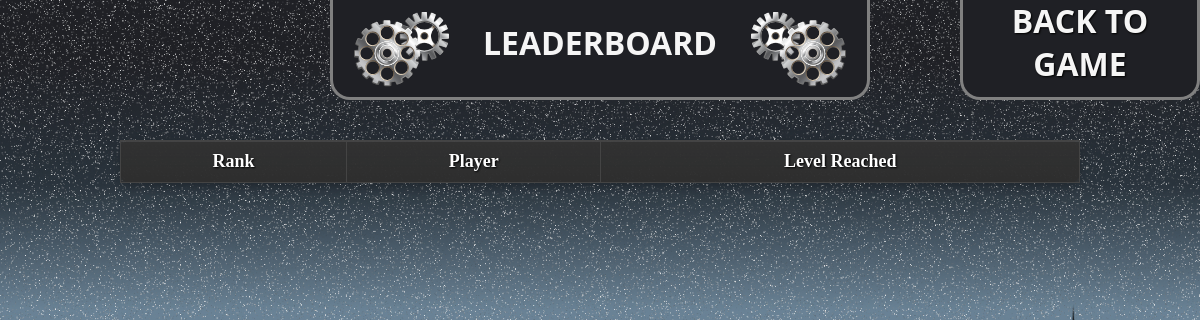
Before: /Leaderboard/ with the older database file.
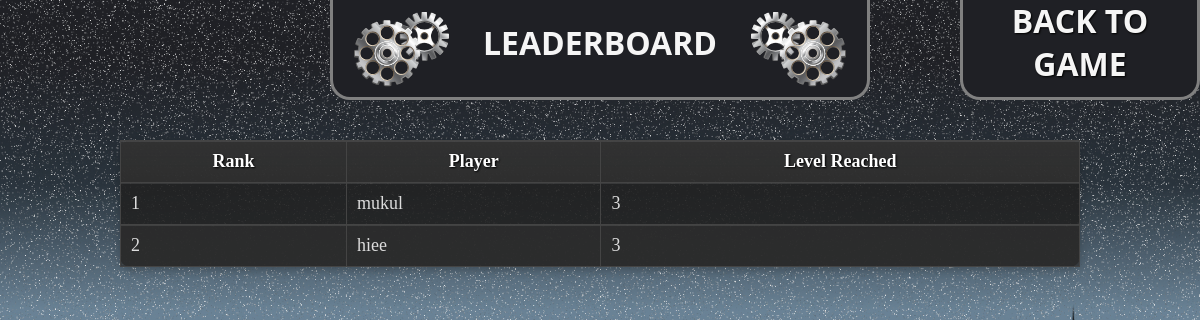
After: the same page with the newer database file.
### dev/models.py (models this page shows, shortened)
class LeaderboardEntry(models.Model):
    user = models.ForeignKey(User, on_delete=models.CASCADE)
    level = models.IntegerField()

class User(AbstractUser):
    ROLE_CHOICES = (
        ('participant', 'Participant'),
        ('admin', 'Admin'),
    )
    role = models.CharField(max_length=11, choices=ROLE_CHOICES, default='participant')  # Corrected max_length to fit the longest choice
    groups = models.ManyToManyField(
        Group,
        related_name='custom_user_set',
        blank=True,
    )
    user_permissions = models.ManyToManyField(
        Permission,
        related_name='custom_user_permissions_set',
        blank=True,
    )

### dev/views.py (the view)
# urls.py: path('Leaderboard/', views.leaderboard, name='Leaderboard'),
def leaderboard(request):
    leaderboard_entries = LeaderboardEntry.objects.all().order_by('-level')
    return render(request, 'html/Leaderboard.html', {'leaderboard': leaderboard_entries})

### dev/templates/html/Leaderboard.html (shortened to what this page needs)
{% load static %}
<!DOCTYPE html>
<html lang="en">
<head>
    <link rel="stylesheet" href="{% static 'css/style.css' %}">
</head>
<body>
    <div class="fixed-elements">
        <header class="header">
            <img src="{% static 'images/Group 240.svg' %}" alt="Left Element" class="left-svg">
            <h1 class="header-heading">LEADERBOARD</h1>
            <img src="{% static 'images/Group 239.svg' %}" alt="Right Element" class="right-svg">
        </header>
        <header class="Register">
            <h1 class="Leaderboard-heading"><a href="{% url 'home' %}" style="color: inherit; text-decoration: none;">BACK TO GAME</a></h1>
        </header>
    </div>
    <main class="scrollable-content">
        <section class="main-content">
            <table>
                <thead>
                    <tr>
                        <th>Rank</th>
                        <th>Player</th>
                        <th>Level Reached</th>
                    </tr>
                </thead>
                <tbody>
                    {% for entry in leaderboard %}
                    <tr>
                        <td class="text-center">{{ forloop.counter }}</td>
                        <td class="text-center">{{ entry.user.username }}</td>
                        <td class="text-center">{{ entry.level }}</td>
                    </tr>
                    {% endfor %}
                </tbody>
            </table>
        </section>
</body>
</html>

Changed rows visible on the page:
added LeaderboardEntry: user.username "mukul", level "3"
added LeaderboardEntry: user.username "hiee", level "3"
